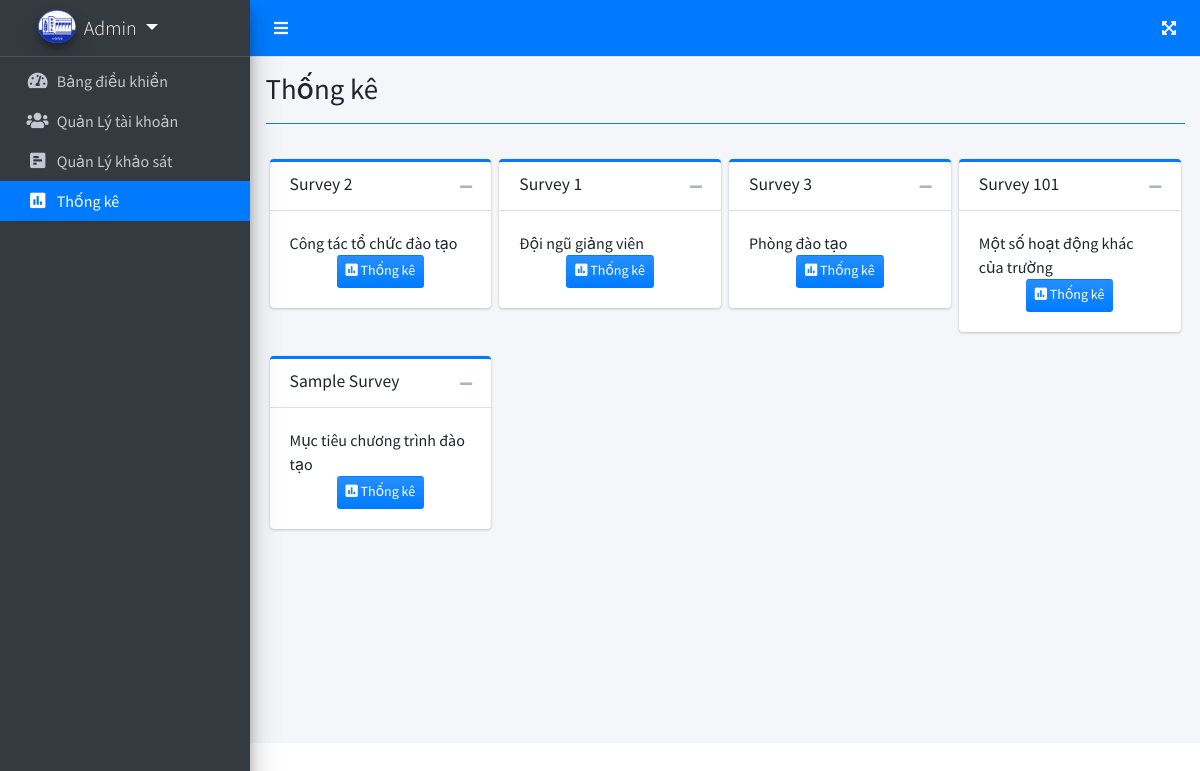
Screenshot of /index.php?page=survey_report (signed in) with the database file from the repository.
### tables this page shows
CREATE TABLE `khao_sat` (
                            `id` int NOT NULL,
                            `ten_khao_sat` nvarchar(50) NOT NULL,
                            `loai_khao_sat` int(1) NOT NULL,
                            `doi_tuong_tham_gia` nvarchar(10) NOT NULL,
                            `ngay_bat_dau` date NOT NULL,
                            `ngay_ket_thuc` date NOT NULL,
                            `ngay_tao` datetime NOT NULL DEFAULT current_timestamp()
);

### survey_report.php (the view, shortened to what this page needs)
<?php include 'db_connect.php' ?>
<div class="col-lg-12">
	<div class="row">
		<?php
		$survey = $conn->query("SELECT * FROM khao_sat order by rand() ");
		while($row=$survey->fetch_assoc()):
		?>
		<div class="col-md-3 py-1 px-1 survey-item">
			<div class="card card-outline card-primary">
              <div class="card-header">
                <h3 class="card-title"><?php echo ucwords($row['ten_khao_sat']) ?></h3>
                <div class="card-tools">
                  <button type="button" class="btn btn-tool" data-card-widget="collapse">
                    <i class="fas fa-minus"></i>
                  </button>
                </div>
              </div>
              <div class="card-body" style="display: block;">
                  <?php if ($row['loai_khao_sat'] == 1) echo 'Mục tiêu chương trình đào tạo';
                  elseif ($row['loai_khao_sat'] == 2) echo 'Đội ngũ giảng viên';
                  elseif ($row['loai_khao_sat'] == 3) echo 'Công tác tổ chức đào tạo';
                  elseif ($row['loai_khao_sat'] == 4) echo 'Phòng đào tạo';
                  elseif ($row['loai_khao_sat'] == 5) echo 'Thư viện';
                  elseif ($row['loai_khao_sat'] == 6) echo 'Căng tin';
                  elseif ($row['loai_khao_sat'] == 7) echo 'Một số hoạt động khác của trường';?>
               <div class="row">
               	<div class="d-flex justify-content-center w-100 text-center">
               			<a href="index.php?page=view_survey_report&id=<?php echo $row['id'] ?>" class="btn btn-sm bg-gradient-primary"><i class="fa fa-poll"></i> Thống kê</a>
               	</div>
               </div>
              </div>
            </div>
		</div>
	<?php endwhile; ?>
	</div>
</div>

### rows the page displays
khao_sat: ten_khao_sat "Survey 2", loai_khao_sat "Công tác tổ chức đào tạo"
khao_sat: ten_khao_sat "Survey 1", loai_khao_sat "Đội ngũ giảng viên"
khao_sat: ten_khao_sat "Survey 3", loai_khao_sat "Phòng đào tạo"
khao_sat: ten_khao_sat "Survey 101", loai_khao_sat "Một số hoạt động khác của trường"
khao_sat: ten_khao_sat "Sample Survey", loai_khao_sat "Mục tiêu chương trình đào tạo"

### other values shown
$_SESSION['login_ten'] "Admin"
$title "Thống kê"
